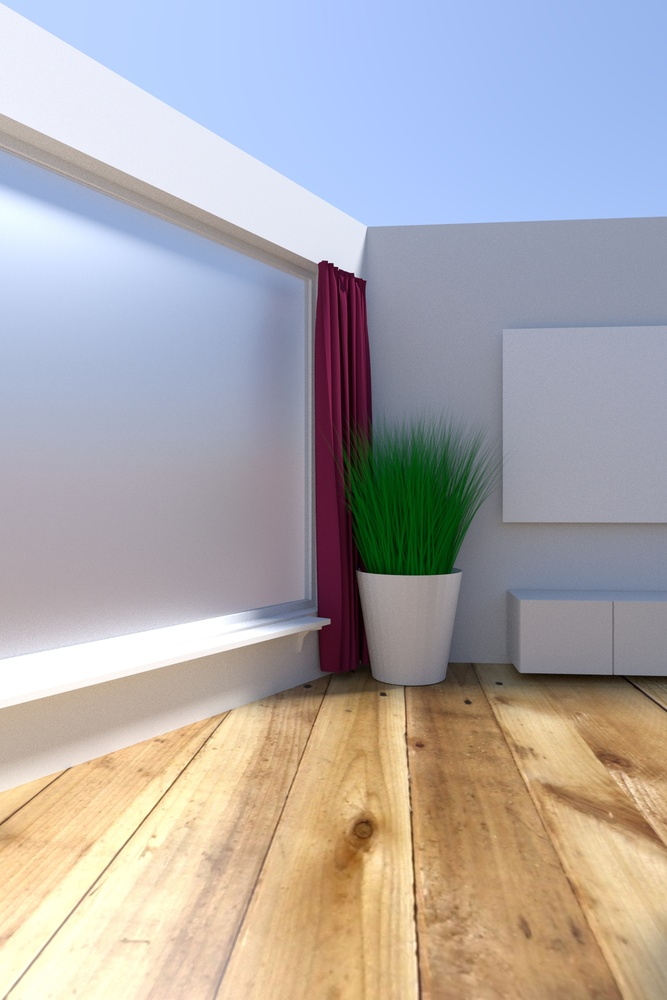
#> input picture Image Processing/Assignment 4/2016ucs0049/Input Images/img05.jpg, 667 x 1000 px, shrunk from 1280 x 1920 before the run, found by its file name
$ jupyter execute 2016ucs0049.ipynb
#> lines starting #> are read from the running program, lines starting #| are printed output that depends on the picture
**Importing Useful Libraries**

[cell 1]
import cv2
import numpy as np
import matplotlib.pyplot as plt
from random import randrange

**Loading Images**

[cell 2]
image1 = cv2.imread("./img05.jpg")
#> image1 is the input picture: shape (1000, 667, 3); mean B, G, R 171, 169.7, 174.4
img1 = cv2.cvtColor(image1,cv2.COLOR_BGR2GRAY)
image2 = cv2.imread("./img04.jpg")
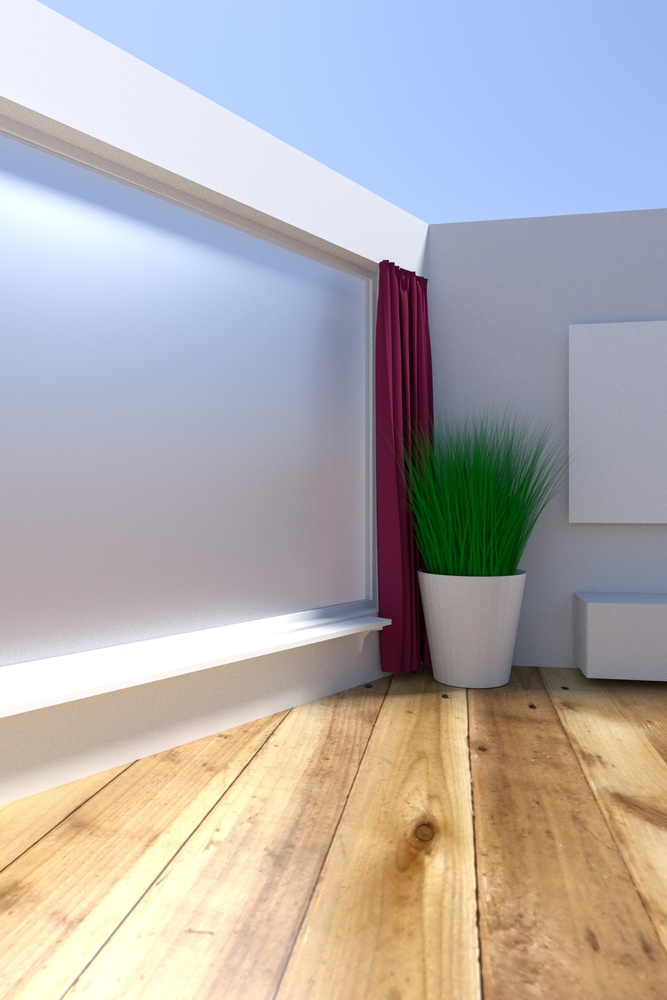
#> input picture Image Processing/Assignment 4/2016ucs0049/Input Images/img04.jpg, 667 x 1000 px, shrunk from 1280 x 1920 before the run, found by its file name
#> image2 is the input picture: shape (1000, 667, 3); mean B, G, R 174.2, 173.6, 178.5
img2 = cv2.cvtColor(image2,cv2.COLOR_BGR2GRAY)
image3 = cv2.imread("./img03.jpg")
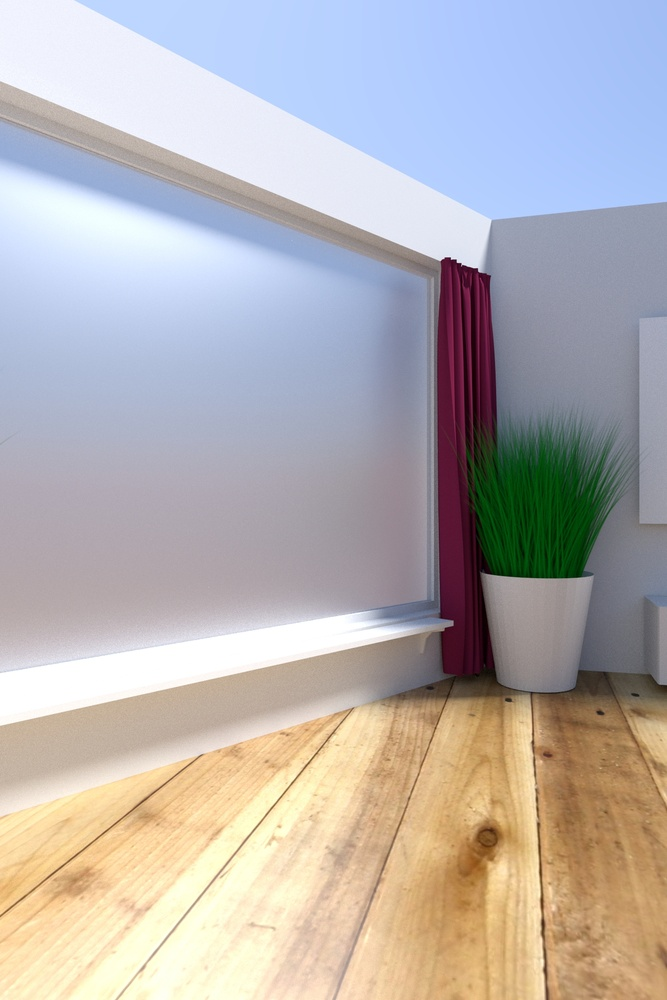
#> input picture Image Processing/Assignment 4/2016ucs0049/Input Images/img03.jpg, 667 x 1000 px, shrunk from 1280 x 1920 before the run, found by its file name
#> image3 is the input picture: shape (1000, 667, 3); mean B, G, R 177.3, 177.3, 182.2
img3 = cv2.cvtColor(image3,cv2.COLOR_BGR2GRAY)
image4 = cv2.imread("./img02.jpg")
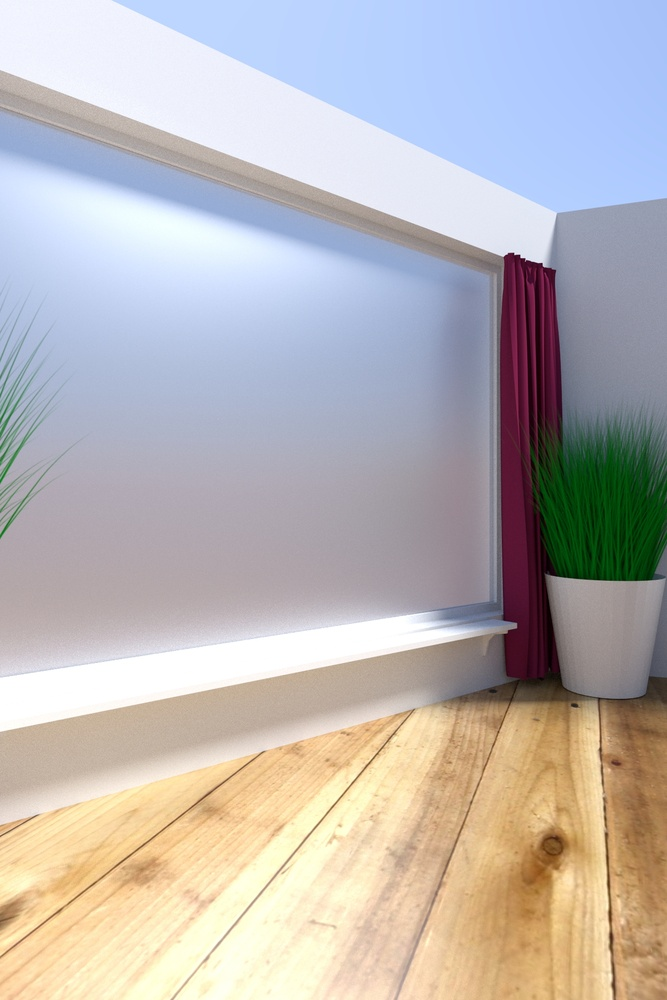
#> input picture Image Processing/Assignment 4/2016ucs0049/Input Images/img02.jpg, 667 x 1000 px, shrunk from 1280 x 1920 before the run, found by its file name
#> image4 is the input picture: shape (1000, 667, 3); mean B, G, R 181.2, 181.7, 186.5
img4 = cv2.cvtColor(image4,cv2.COLOR_BGR2GRAY)
image5 = cv2.imread("./img01.jpg")
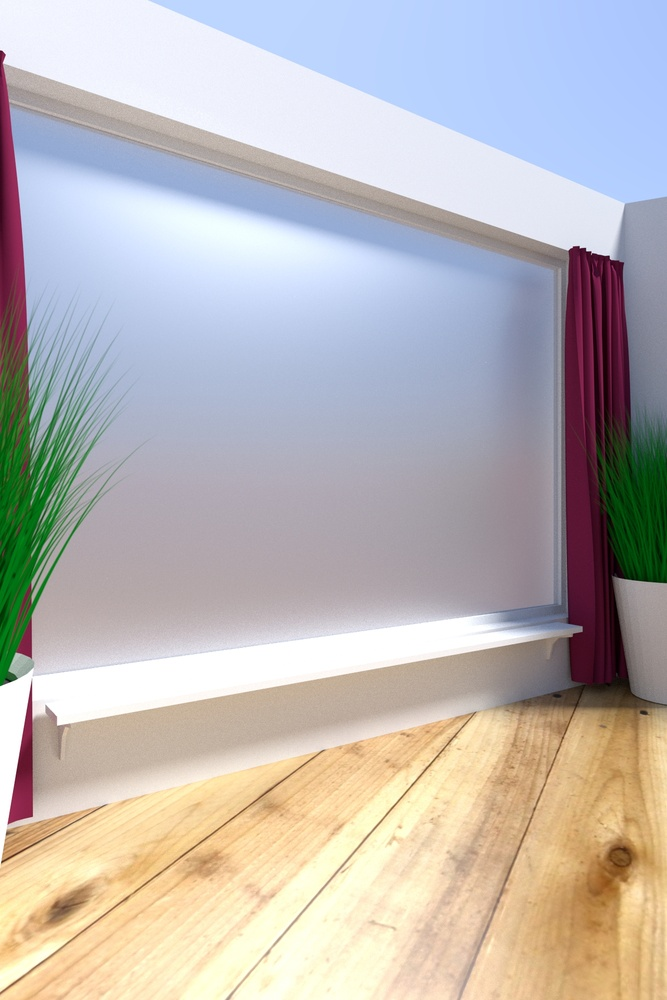
#> input picture Image Processing/Assignment 4/2016ucs0049/Input Images/img01.jpg, 667 x 1000 px, shrunk from 1280 x 1920 before the run, found by its file name
#> image5 is the input picture: shape (1000, 667, 3); mean B, G, R 181.6, 183.1, 188.2
img5 = cv2.cvtColor(image5,cv2.COLOR_BGR2GRAY)
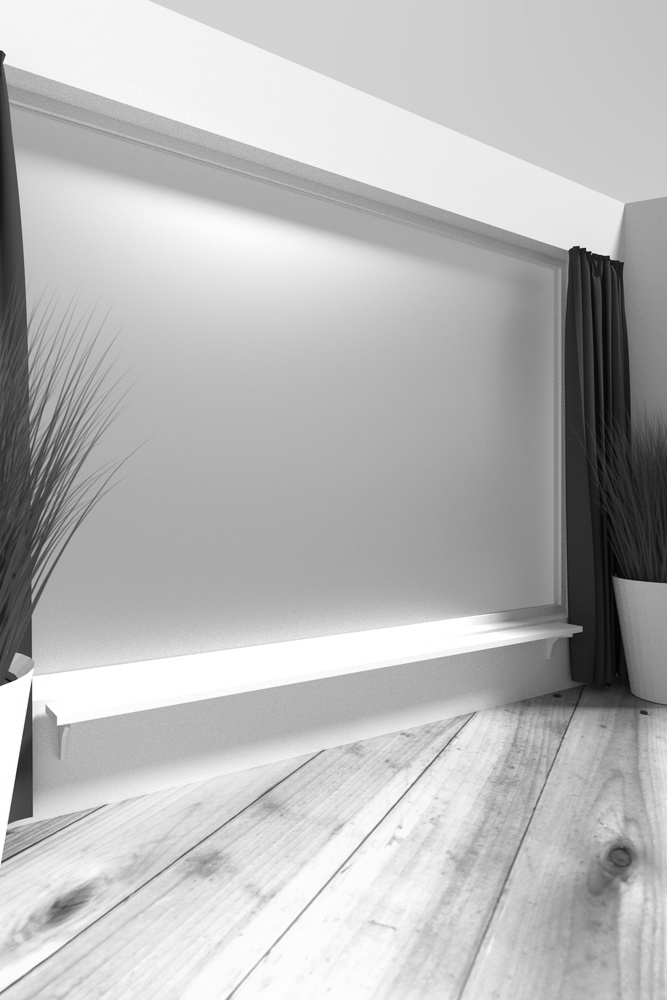
#> img5: shape (1000, 667); min 0, max 255, mean 184.5

**Defining Function for Stitching of Images**

[cell 3]
def stitching(image1,image2):
    img1 = cv2.cvtColor(image1,cv2.COLOR_BGR2GRAY)
    img2 = cv2.cvtColor(image2,cv2.COLOR_BGR2GRAY)
    sift = cv2.xfeatures2d.SIFT_create()
    kp1, des1 = sift.detectAndCompute(img1,None)
#> kp1 = 449 keypoints; strongest (x, y, size): (332, 264, 1.9), (353, 274, 1.9), (326, 268, 10.7), (339, 298, 42.9)
    kp2, des2 = sift.detectAndCompute(img2,None)
#> kp2 = 401 keypoints; strongest (x, y, size): (387, 267, 10), (401, 297, 43.4), (478, 914, 3.7), (403, 658, 54.3)
    bf = cv2.BFMatcher()
    matches = bf.knnMatch(des1,des2, k=2)
#> matches = 449 matches

    good = []
    for m in matches:
        if m[0].distance < 0.5*m[1].distance:
            good.append(m)
#> after the loop, good = 223 matches
    matches = np.asarray(good)

    if len(matches[:,0]) >= 4:
        src = np.float32([ kp1[m.queryIdx].pt for m in matches[:,0] ]).reshape(-1,1,2)
#> src = 223 rows, first 8: [20.11, 845.3], [87.36, 899.1], [88.4, 762.6], [124.9, 940.5], [129.6, 742.4], [135.3, 941.3], [140, 770.1], [142.8, 854.8]
        dst = np.float32([ kp2[m.trainIdx].pt for m in matches[:,0] ]).reshape(-1,1,2)
#> dst = 223 rows, first 8: [90.99, 833.2], [154.2, 888.1], [155, 755.5], [189.7, 930.7], [194, 737.4], [199.3, 932.1], [204.1, 764.6], [206.9, 847.7]
        H, masked = cv2.findHomography(src, dst, cv2.RANSAC, 5.0)
#> H = [[0.919, 0.00101, 71.43], [-0.0612, 0.965, 17.44], [-0.000123, 1.72e-06, 1]]; masked = 223 values, max 1 at index 0, min 0 at index 64, mean 0.987

        image= cv2.warpPerspective(image1,H,(image2.shape[1] + image1.shape[1], image2.shape[0]))
        plt.subplot(122),plt.imshow(image)
        plt.show()
        plt.figure()
        image[0:image2.shape[0], 0:image2.shape[1]] = image2
        plt.imshow(image)
        plt.show()

        return (image,H)

**Joining Images**

[cell 4]
(image12,H1)=stitching(image1,image2);
#> H1 has the same summary as H in stitching

[cell 5]
(image123,H2)=stitching(image12,image3);
#> in stitching (call 2), `kp1, des1 = sift.detectAndCompute(img1,None)`: kp1 = 485 keypoints; strongest (x, y, size): (705, 900, 67), (387, 267, 10), (401, 297, 43.4), (478, 914, 3.7)
#> in stitching (call 2), `kp2, des2 = sift.detectAndCompute(img2,None)`: kp2 = 372 keypoints; strongest (x, y, size): (476, 269, 1.9), (449, 264, 10.6), (463, 295, 44.1), (543, 923, 3.9)
#> in stitching (call 2), `matches = bf.knnMatch(des1,des2, k=2)`: matches = 485 matches
#> after the loop in stitching (call 2), `for m in matches:`: good = 195 matches
#> in stitching (call 2), `src = np.float32([ kp1[m.queryIdx].pt for m in matches[:,0] ]).reshape..`: src = 195 rows, first 8: [8.71, 897.2], [19.64, 980.5], [29.09, 711.9], [71.66, 925.1], [74, 807.5], [79.99, 826.3], [80.68, 919.8], [102.7, 791.4]
#> in stitching (call 2), `dst = np.float32([ kp2[m.trainIdx].pt for m in matches[:,0] ]).reshape..`: dst = 195 rows, first 8: [80.47, 882.5], [90.71, 963.6], [184.4, 686], [139.7, 912.6], [141.6, 798.6], [147.5, 817.2], [147.6, 908.4], [168.9, 784.1]
#> H2 = [[0.919, 0.000177, 72.23], [-0.0602, 0.964, 17.98], [-0.000122, 2.94e-07, 1]]

[cell 6]
(image1234,H3)=stitching(image123,image4);
#> in stitching (call 3), `kp1, des1 = sift.detectAndCompute(img1,None)`: kp1 = 498 keypoints; strongest (x, y, size): (476, 269, 1.9), (449, 264, 10.6), (463, 295, 44.1), (543, 923, 3.9)
#> in stitching (call 3), `kp2, des2 = sift.detectAndCompute(img2,None)`: kp2 = 354 keypoints; strongest (x, y, size): (527, 290, 45.3), (512, 260, 11), (611, 936, 4.1), (528, 664, 58.2)
#> in stitching (call 3), `matches = bf.knnMatch(des1,des2, k=2)`: matches = 498 matches
#> after the loop in stitching (call 3), `for m in matches:`: good = 163 matches
#> in stitching (call 3), `src = np.float32([ kp1[m.queryIdx].pt for m in matches[:,0] ]).reshape..`: src = 163 rows, first 8: [48.92, 880.8], [54.91, 879.6], [74.21, 881.8], [74.78, 880], [74.78, 880], [80.47, 882.5], [81.64, 897.8], [90.71, 963.6]
#> in stitching (call 3), `dst = np.float32([ kp2[m.trainIdx].pt for m in matches[:,0] ]).reshape..`: dst = 163 rows, first 8: [117.6, 869], [123.1, 867.9], [141.4, 871.1], [141.7, 869.3], [141.7, 869.3], [146.9, 872.1], [148.5, 886.8], [156.9, 951.2]
#> H3 = [[0.916, -0.00192, 73.34], [-0.0612, 0.959, 20.03], [-0.000123, -2.7e-06, 1]]

***Complete Panorama Image. ***

[cell 7]
(image12345,H4)=stitching(image1234,image5);
#> in stitching (call 4), `img1 = cv2.cvtColor(image1,cv2.COLOR_BGR2GRAY)`:
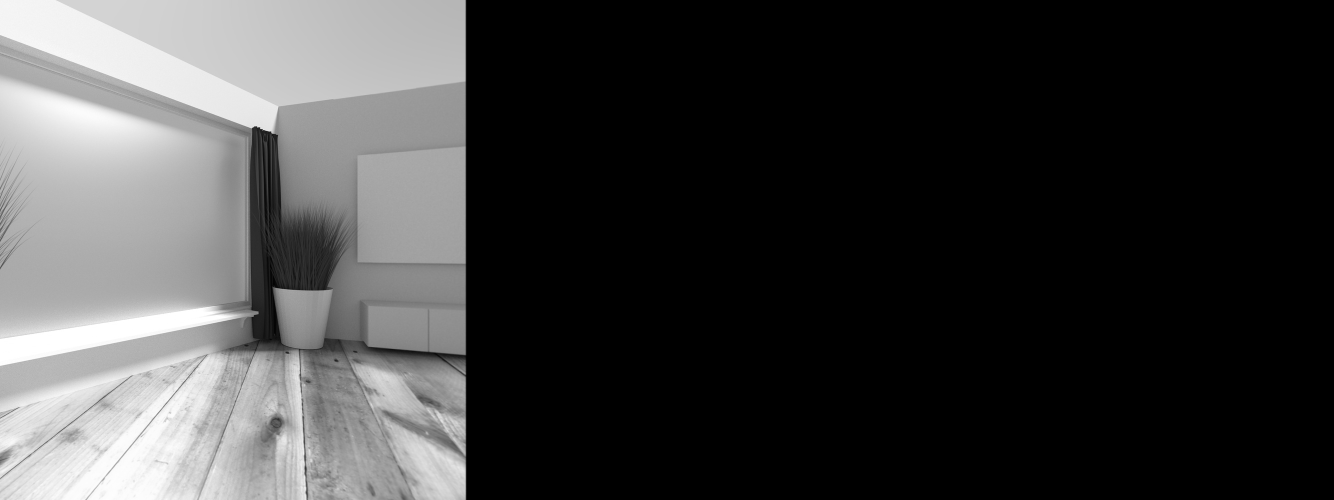
#> img1: shape (1000, 2668) (shown at 1/2 size); min 0, max 255, mean 61.3
#> in stitching (call 4), `kp1, des1 = sift.detectAndCompute(img1,None)`: kp1 = 504 keypoints; strongest (x, y, size): (527, 290, 45.3), (512, 260, 11), (611, 936, 4.1), (529, 664, 58.1)
#> in stitching (call 4), `kp2, des2 = sift.detectAndCompute(img2,None)`: kp2 = 350 keypoints; strongest (x, y, size): (10, 678, 7), (10, 820, 4.2), (11, 819, 5.3), (578, 254, 12.2)
#> in stitching (call 4), `matches = bf.knnMatch(des1,des2, k=2)`: matches = 504 matches
#> after the loop in stitching (call 4), `for m in matches:`: good = 117 matches
#> in stitching (call 4), `src = np.float32([ kp1[m.queryIdx].pt for m in matches[:,0] ]).reshape..`: src = 117 rows, first 8: [13.23, 822.6], [56.93, 810.9], [123.1, 867.9], [141.4, 871.1], [141.7, 869.3], [146.9, 872.1], [148.5, 886.8], [156.9, 951.2]
#> in stitching (call 4), `dst = np.float32([ kp2[m.trainIdx].pt for m in matches[:,0] ]).reshape..`: dst = 117 rows, first 8: [82.66, 811.5], [123.7, 801.8], [187, 859.8], [204.6, 863.8], [204.7, 862], [209.7, 864.9], [210.8, 879.6], [219.4, 943]
#> in stitching (call 4), `H, masked = cv2.findHomography(src, dst, cv2.RANSAC, 5.0)`: H = [[0.919, -0.000284, 70.97], [-0.0602, 0.963, 18.39], [-0.00012, -7.83e-07, 1]]; masked = 117 values, max 1 at index 0, min 0 at index 103, mean 0.991
#> in stitching (call 4), `image[0:image2.shape[0], 0:image2.shape[1]] = image2`:
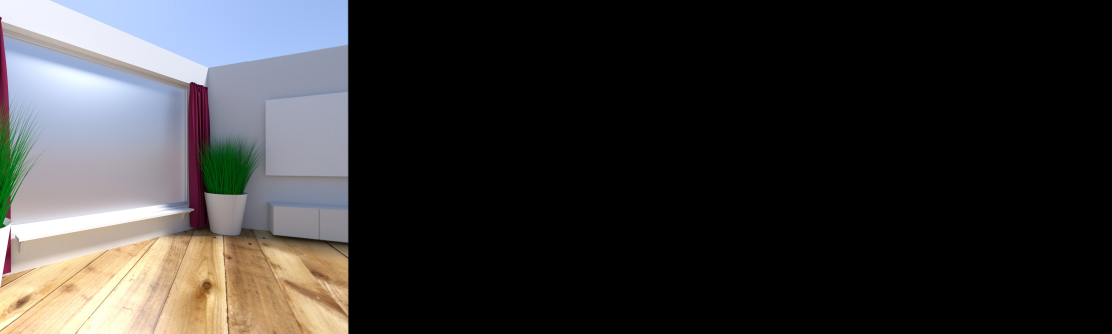
#> image: shape (1000, 3335, 3) (shown at 1/3 size); mean B, G, R 53.7, 53.7, 55
#> H4 has the same summary as H in stitching

**Storing Images**

[cell 8]
cv2.imwrite("Image12.jpg",image12);
cv2.imwrite("Image123.jpg",image123);
cv2.imwrite("Image1234.jpg",image1234);
cv2.imwrite("Image12345.jpg",image12345);

**Printing Homography Matrix.**

[cell 9]
print(H1);
#| [[ 9.19339445e-01  1.01022343e-03  7.14314990e+01]
#|  [-6.12249225e-02  9.65488845e-01  1.74361783e+01]
#|  [-1.23163063e-04  1.72343305e-06  1.00000000e+00]]
print("")
print(H2);
#| [[ 9.18662841e-01  1.77311032e-04  7.22344060e+01]
#|  [-6.01973484e-02  9.63547015e-01  1.79843919e+01]
#|  [-1.22078780e-04  2.94238915e-07  1.00000000e+00]]
print("")
print(H3);
#| [[ 9.15893065e-01 -1.91832616e-03  7.33398152e+01]
#|  [-6.11646743e-02  9.58720162e-01  2.00336284e+01]
#|  [-1.22673765e-04 -2.69895576e-06  1.00000000e+00]]
print("")
print(H4);
#| [[ 9.19133114e-01 -2.83666573e-04  7.09675229e+01]
#|  [-6.01552955e-02  9.62661331e-01  1.83872951e+01]
#|  [-1.20416489e-04 -7.83080870e-07  1.00000000e+00]]
